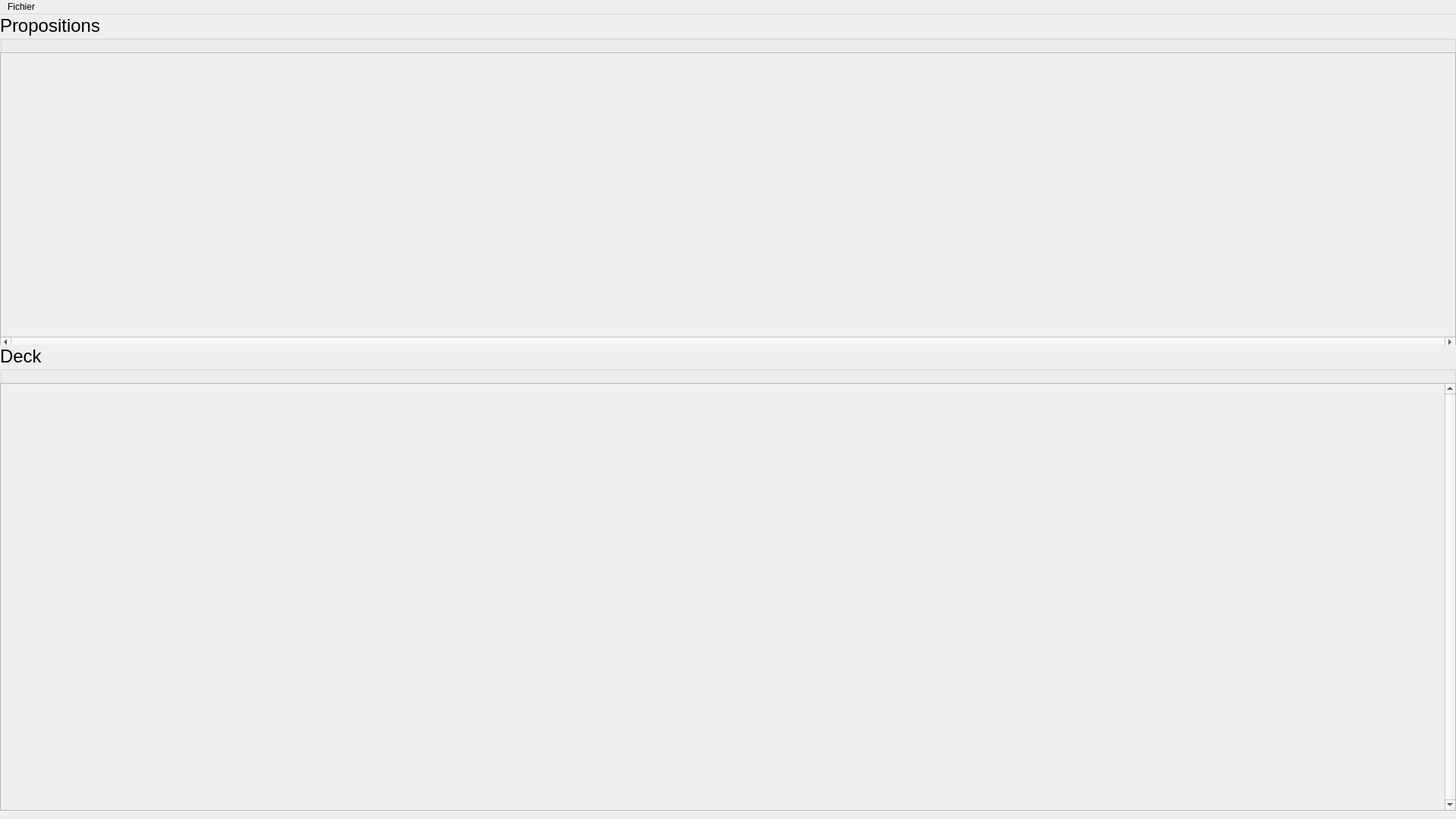
<?xml version="1.0" encoding="UTF-8"?>
<ui version="4.0">
 <class>Deck_builderClass</class>
 <widget class="QMainWindow" name="Deck_builderClass">
  <property name="enabled">
   <bool>true</bool>
  </property>
  <property name="geometry">
   <rect>
    <x>0</x>
    <y>0</y>
    <width>1920</width>
    <height>1080</height>
   </rect>
  </property>
  <property name="sizePolicy">
   <sizepolicy hsizetype="Fixed" vsizetype="Fixed">
    <horstretch>0</horstretch>
    <verstretch>0</verstretch>
   </sizepolicy>
  </property>
  <property name="minimumSize">
   <size>
    <width>1920</width>
    <height>1080</height>
   </size>
  </property>
  <property name="maximumSize">
   <size>
    <width>1920</width>
    <height>1080</height>
   </size>
  </property>
  <property name="windowTitle">
   <string>Deck_builder</string>
  </property>
  <widget class="QWidget" name="centralWidget">
   <widget class="QGroupBox" name="proposalsBox">
    <property name="geometry">
     <rect>
      <x>0</x>
      <y>0</y>
      <width>1920</width>
      <height>440</height>
     </rect>
    </property>
    <property name="sizePolicy">
     <sizepolicy hsizetype="Fixed" vsizetype="Fixed">
      <horstretch>0</horstretch>
      <verstretch>0</verstretch>
     </sizepolicy>
    </property>
    <property name="font">
     <font>
      <pointsize>18</pointsize>
     </font>
    </property>
    <property name="autoFillBackground">
     <bool>true</bool>
    </property>
    <property name="title">
     <string>Propositions</string>
    </property>
    <widget class="QScrollArea" name="proposalsArea">
     <property name="geometry">
      <rect>
       <x>0</x>
       <y>50</y>
       <width>1920</width>
       <height>390</height>
      </rect>
     </property>
     <property name="sizePolicy">
      <sizepolicy hsizetype="Fixed" vsizetype="Fixed">
       <horstretch>0</horstretch>
       <verstretch>0</verstretch>
      </sizepolicy>
     </property>
     <property name="verticalScrollBarPolicy">
      <enum>Qt::ScrollBarAlwaysOff</enum>
     </property>
     <property name="horizontalScrollBarPolicy">
      <enum>Qt::ScrollBarAlwaysOn</enum>
     </property>
     <property name="widgetResizable">
      <bool>true</bool>
     </property>
     <widget class="QWidget" name="scrollAreaWidgetContents">
      <property name="geometry">
       <rect>
        <x>0</x>
        <y>0</y>
        <width>1918</width>
        <height>367</height>
       </rect>
      </property>
     </widget>
    </widget>
   </widget>
   <widget class="QGroupBox" name="deckBox">
    <property name="geometry">
     <rect>
      <x>0</x>
      <y>436</y>
      <width>1920</width>
      <height>614</height>
     </rect>
    </property>
    <property name="font">
     <font>
      <pointsize>18</pointsize>
     </font>
    </property>
    <property name="autoFillBackground">
     <bool>true</bool>
    </property>
    <property name="title">
     <string>Deck</string>
    </property>
    <widget class="QScrollArea" name="deckArea">
     <property name="geometry">
      <rect>
       <x>0</x>
       <y>50</y>
       <width>1920</width>
       <height>564</height>
      </rect>
     </property>
     <property name="verticalScrollBarPolicy">
      <enum>Qt::ScrollBarAlwaysOn</enum>
     </property>
     <property name="horizontalScrollBarPolicy">
      <enum>Qt::ScrollBarAlwaysOff</enum>
     </property>
     <property name="widgetResizable">
      <bool>true</bool>
     </property>
     <widget class="QWidget" name="scrollAreaWidgetContents_2">
      <property name="geometry">
       <rect>
        <x>0</x>
        <y>0</y>
        <width>1897</width>
        <height>562</height>
       </rect>
      </property>
     </widget>
    </widget>
   </widget>
  </widget>
  <widget class="QMenuBar" name="menuBar">
   <property name="geometry">
    <rect>
     <x>0</x>
     <y>0</y>
     <width>1920</width>
     <height>26</height>
    </rect>
   </property>
   <widget class="QMenu" name="menuDeck_builder">
    <property name="title">
     <string>Fichier</string>
    </property>
   </widget>
   <addaction name="menuDeck_builder"/>
  </widget>
  <action name="openButton">
   <property name="text">
    <string>Ouvrir deck</string>
   </property>
  </action>
  <action name="saveButton">
   <property name="text">
    <string>Sauvegarder deck</string>
   </property>
  </action>
 </widget>
 <layoutdefault spacing="6" margin="11"/>
 <resources>
  <include location="Deck_builder.qrc"/>
 </resources>
 <connections/>
</ui>
